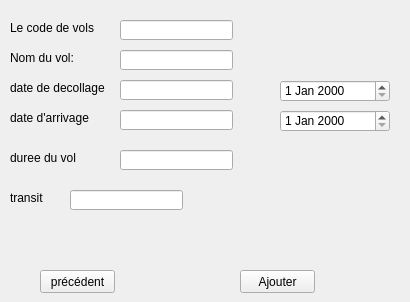
      <widget class="QWidget" name="tab_7">
       <attribute name="title">
        <string>Ajouter</string>
       </attribute>
       <widget class="QLabel" name="label_5">
        <property name="geometry">
         <rect>
          <x>10</x>
          <y>20</y>
          <width>91</width>
          <height>16</height>
         </rect>
        </property>
        <property name="text">
         <string>Le code de vols</string>
        </property>
       </widget>
       <widget class="QLabel" name="label_6">
        <property name="geometry">
         <rect>
          <x>10</x>
          <y>50</y>
          <width>101</width>
          <height>16</height>
         </rect>
        </property>
        <property name="text">
         <string>Nom du vol:</string>
        </property>
       </widget>
       <widget class="QLabel" name="label_19">
        <property name="geometry">
         <rect>
          <x>10</x>
          <y>80</y>
          <width>101</width>
          <height>16</height>
         </rect>
        </property>
        <property name="text">
         <string>date de decollage</string>
        </property>
       </widget>
       <widget class="QLabel" name="label_20">
        <property name="geometry">
         <rect>
          <x>10</x>
          <y>110</y>
          <width>91</width>
          <height>16</height>
         </rect>
        </property>
        <property name="text">
         <string>date d'arrivage</string>
        </property>
       </widget>
       <widget class="QLabel" name="label_21">
        <property name="geometry">
         <rect>
          <x>10</x>
          <y>150</y>
          <width>91</width>
          <height>16</height>
         </rect>
        </property>
        <property name="text">
         <string>duree du vol</string>
        </property>
       </widget>
       <widget class="QLabel" name="label_22">
        <property name="geometry">
         <rect>
          <x>10</x>
          <y>190</y>
          <width>151</width>
          <height>16</height>
         </rect>
        </property>
        <property name="text">
         <string>transit</string>
        </property>
       </widget>
       <widget class="QLineEdit" name="lineEdit_7vols">
        <property name="geometry">
         <rect>
          <x>120</x>
          <y>150</y>
          <width>113</width>
          <height>20</height>
         </rect>
        </property>
       </widget>
       <widget class="QLabel" name="label_32">
        <property name="geometry">
         <rect>
          <x>280</x>
          <y>20</y>
          <width>121</width>
          <height>91</height>
         </rect>
        </property>
        <property name="text">
         <string/>
        </property>
        <property name="pixmap">
         <pixmap>../b_ajout.png</pixmap>
        </property>
        <property name="scaledContents">
         <bool>true</bool>
        </property>
       </widget>
       <widget class="QPushButton" name="pushboutton_ajouter1adam">
        <property name="geometry">
         <rect>
          <x>240</x>
          <y>270</y>
          <width>75</width>
          <height>23</height>
         </rect>
        </property>
        <property name="text">
         <string>Ajouter</string>
        </property>
       </widget>
       <widget class="QLineEdit" name="lineEdit_3vols">
        <property name="geometry">
         <rect>
          <x>120</x>
          <y>20</y>
          <width>113</width>
          <height>20</height>
         </rect>
        </property>
       </widget>
       <widget class="QLineEdit" name="lineEdit_10vols">
        <property name="geometry">
         <rect>
          <x>120</x>
          <y>110</y>
          <width>113</width>
          <height>20</height>
         </rect>
        </property>
       </widget>
       <widget class="QLineEdit" name="lineEdit_12vols">
        <property name="geometry">
         <rect>
          <x>70</x>
          <y>190</y>
          <width>113</width>
          <height>20</height>
         </rect>
        </property>
       </widget>
       <widget class="QLineEdit" name="lineEdit_4vols">
        <property name="geometry">
         <rect>
          <x>120</x>
          <y>50</y>
          <width>113</width>
          <height>20</height>
         </rect>
        </property>
       </widget>
       <widget class="QLineEdit" name="lineEdit_13vols">
        <property name="geometry">
         <rect>
          <x>120</x>
          <y>80</y>
          <width>113</width>
          <height>20</height>
         </rect>
        </property>
       </widget>
       <widget class="QDateEdit" name="dateEdit">
        <property name="geometry">
         <rect>
          <x>280</x>
          <y>80</y>
          <width>110</width>
          <height>22</height>
         </rect>
        </property>
       </widget>
       <widget class="QDateEdit" name="dateEdit_2">
        <property name="geometry">
         <rect>
          <x>280</x>
          <y>110</y>
          <width>110</width>
          <height>22</height>
         </rect>
        </property>
       </widget>
       <widget class="QPushButton" name="pushButton_prec_login_vol">
        <property name="geometry">
         <rect>
          <x>40</x>
          <y>270</y>
          <width>75</width>
          <height>23</height>
         </rect>
        </property>
        <property name="text">
         <string>précédent</string>
        </property>
       </widget>
      </widget>
